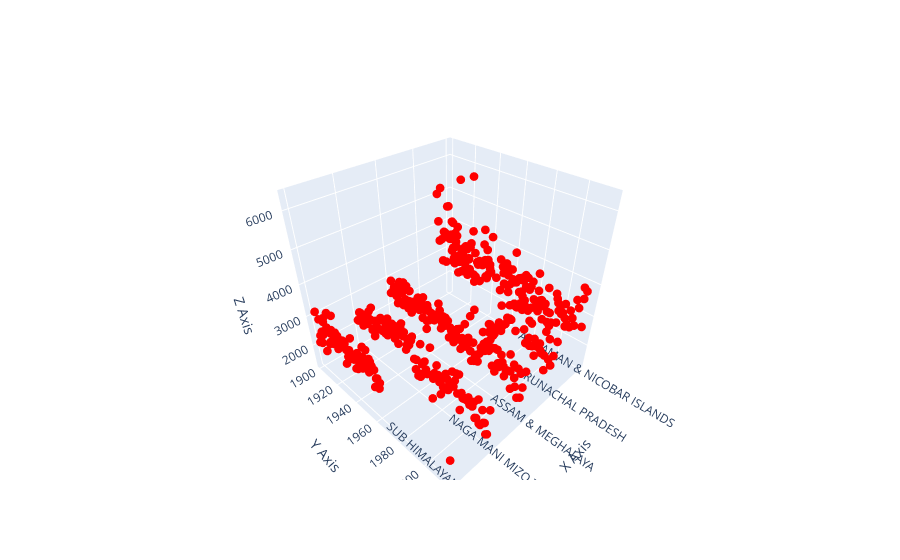

Source (notebook cell):
### Code cell
# Create a 3D scatter plot
fig = go.Figure(data=[go.Scatter3d(x=data[1:500]["SUBDIVISION"], y=data["YEAR"], z=data["ANNUAL"], mode='markers', marker=dict(size=3, color='red'))])

# Set axis labels
fig.update_layout(scene=dict(xaxis_title='X Axis', yaxis_title='Y Axis', zaxis_title='Z Axis'))

# Show the plot
fig.show()

### Figure 1 — Plotly figure (JSON) as saved in the notebook; plotly's stock layout.template omitted (floating-point values rounded to 4 significant figures; data arrays with more than 128 entries replaced by an {"elided": "..."} marker saying what was removed)
{"data": [{"marker": {"color": "red", "size": 3}, "mode": "markers", "type": "scatter3d", "x": {"elided": "499 str values"}, "y": {"elided": "4116 int values"}, "z": {"elided": "4116 float values"}}], "layout": {"scene": {"xaxis": {"title": {"text": "X Axis"}}, "yaxis": {"title": {"text": "Y Axis"}}, "zaxis": {"title": {"text": "Z Axis"}}}}}
